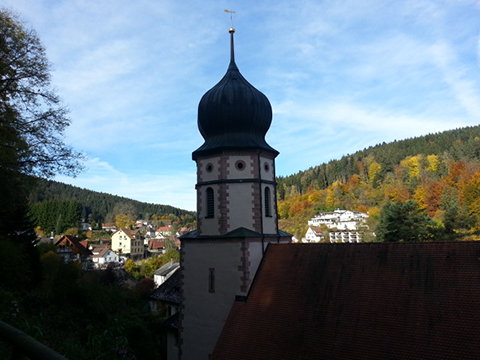
//> input picture ZZZ-MyStudy/멀티미디어응용-김종남/20180620/equalize_test.jpg, 480 x 360 px
$ ./answer02   (built with g++ and OpenCV 4)
//> lines starting //> are read from the running program, lines starting //| are printed output that depends on the picture; after the words box and inside, x2 and y2 are one past the last pixel; in counts of white or black regions, pixels touching at a corner belong together
#include <iostream>
#include <opencv/cv.hpp>

using namespace std;
using namespace cv;

string str = "/Users/kukaro/KamangBlogData/ZZZ-MyStudy/멀티미디어응용-김종남/20180620/equalize_test.jpg";
string title = "title";
Mat image;

void calc_histo(const Mat &image, Mat &hist, int bins, int range_max = 256) {
    int histSize[] = {bins};
    float range[] = {0, (float) range_max};
    int channels[] = {0};
    const float *ranges[] = {range};
    calcHist(&image, 1, channels, Mat(), hist, 1, histSize, ranges);
}

void draw_histo(Mat hist, Mat &hist_img, Size size = Size(256, 200)) {
    hist_img = Mat(size, CV_8U, Scalar(255));
    float bin = (float) hist_img.cols / hist.rows;
    normalize(hist, hist, 0, hist_img.rows, NORM_MINMAX);
    for (int i = 0; i < hist.rows; i++) {
        float start_x = i * bin;
        float end_x = (i + 1) * bin;
        Point2f pt1(start_x, 0);
        Point2f pt2(end_x, hist.at<float>(i));
        if (pt2.y > 0) {
            rectangle(hist_img, pt1, pt2, Scalar(0), -1);
        }
    }
    flip(hist_img, hist_img, 0);
}

void create_hist(Mat img, Mat &hist, Mat &hist_img) {
    int histsize = 256;
    int range = 256;
    calc_histo(img, hist, histsize, range);
    draw_histo(hist, hist_img);
}

void onMouse(int event,int x,int y,int flags,void*param){
    if(event==EVENT_LBUTTONUP){
        Rect roi(x,y,100,100);
        Mat roi_img = image(roi);
        cout<<roi_img<<endl;
        Mat hist, hist_img,dst;
        create_hist(roi_img, hist, hist_img);
        equalizeHist(roi_img,dst);
        imshow("roi",dst);
        imshow("roi_hist",hist_img);
    }
}

int main(int argc, const char *argv[]) {
    image = imread(str, IMREAD_GRAYSCALE);
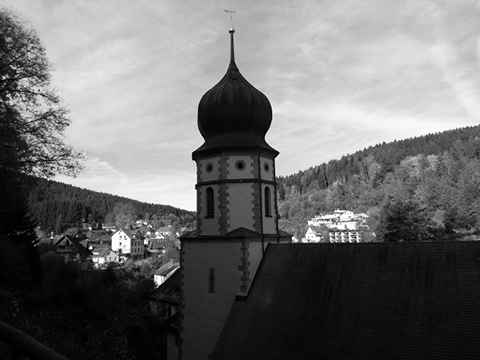
//> image: 360 rows x 480 cols, CV_8UC1; min 0, max 255, mean 109.3
    CV_Assert(!image.empty());
    imshow("title",image);
    setMouseCallback(title, onMouse,0);
    waitKey();
//> the left mouse button is pressed and released at (240, 180)
//> call 2 of onMouse, with event = 4, x = 240, y = 180, flags = 0
//> in onMouse (call 2), `Mat roi_img = image(roi);`:
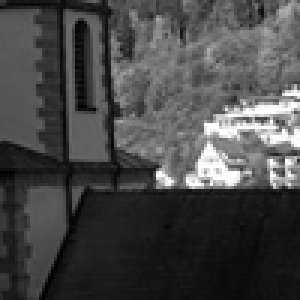
//> roi_img: 100 rows x 100 cols, CV_8UC1 (shown 3 times larger); min 0, max 255, mean 71.8
//> (printed output is left out)
//> in calc_histo, `calcHist(&image, 1, channels, Mat(), hist, 1, histSize, ranges);`: hist = 256 values, max 240 at index 20, min 0 at index 181, mean 39.06
//> in draw_histo, `hist_img = Mat(size, CV_8U, Scalar(255));`: hist_img: 200 rows x 256 cols, CV_8UC1; every value is 255
//> in draw_histo, `normalize(hist, hist, 0, hist_img.rows, NORM_MINMAX);`: hist = 256 values, max 200 at index 20, min 0 at index 181, mean 32.55
//> the loop in draw_histo, `for (int i = 0; i < hist.rows; i++)` made 256 passes
//> pt2 on passes 1 to 3: Point(1, 5.83), Point(2, 5.83), Point(3, 6.67)
//> after the loop in draw_histo, `for (int i = 0; i < hist.rows; i++)`:
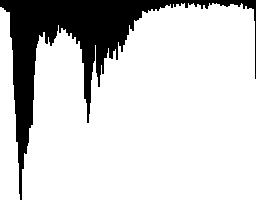
//> hist_img: 200 rows x 256 cols, CV_8UC1; 81.8% white; 1 black region, box (x1, y1, x2, y2) and area: (0, 0, 256, 200) 9344
//> in draw_histo, `flip(hist_img, hist_img, 0);`:
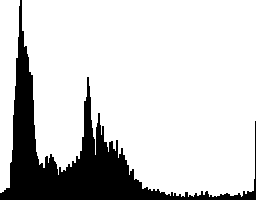
//> hist_img: 200 rows x 256 cols, CV_8UC1; 81.8% white; 1 black region, box (x1, y1, x2, y2) and area: (0, 0, 256, 200) 9344
//> in onMouse (call 2), `equalizeHist(roi_img,dst);`:
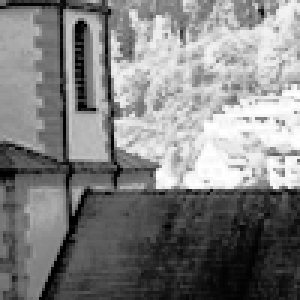
//> dst: 100 rows x 100 cols, CV_8UC1 (shown 3 times larger); min 0, max 255, mean 128.6
    return 0;
}

$ run again, with ZZZ-MyStudy/멀티미디어응용-김종남/20180620/color_space.jpg copied over ZZZ-MyStudy/멀티미디어응용-김종남/20180620/equalize_test.jpg
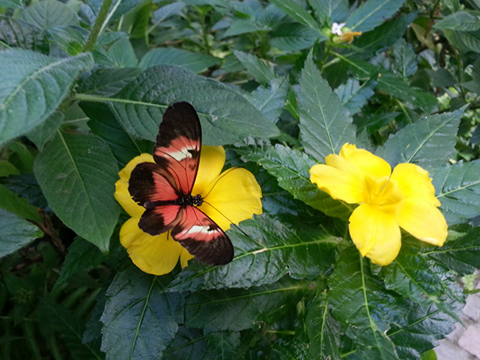
//> input picture ZZZ-MyStudy/멀티미디어응용-김종남/20180620/color_space.jpg, 480 x 360 px
//> (printed output is left out)
//> in calc_histo, `calcHist(&image, 1, channels, Mat(), hist, 1, histSize, ranges);`: hist = 256 values, max 128 at index 74, min 0 at index 0, mean 39.06
//> in draw_histo, `normalize(hist, hist, 0, hist_img.rows, NORM_MINMAX);`: hist = 256 values, max 200 at index 74, min 0 at index 0, mean 61.04
//> the loop in draw_histo, `for (int i = 0; i < hist.rows; i++)` made 256 passes
//> pt2 on passes 1 to 3: Point(1, 0), Point(2, 0), Point(3, 0)
//> after the loop in draw_histo, `for (int i = 0; i < hist.rows; i++)`:
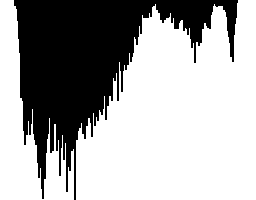
//> hist_img: 200 rows x 256 cols, CV_8UC1; 66.3% white; 1 black region, box (x1, y1, x2, y2) and area: (14, 0, 238, 200) 17230
//> in onMouse (call 2), `equalizeHist(roi_img,dst);`:
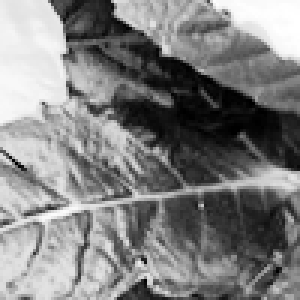
//> dst: 100 rows x 100 cols, CV_8UC1 (shown 3 times larger); min 0, max 255, mean 128.4
